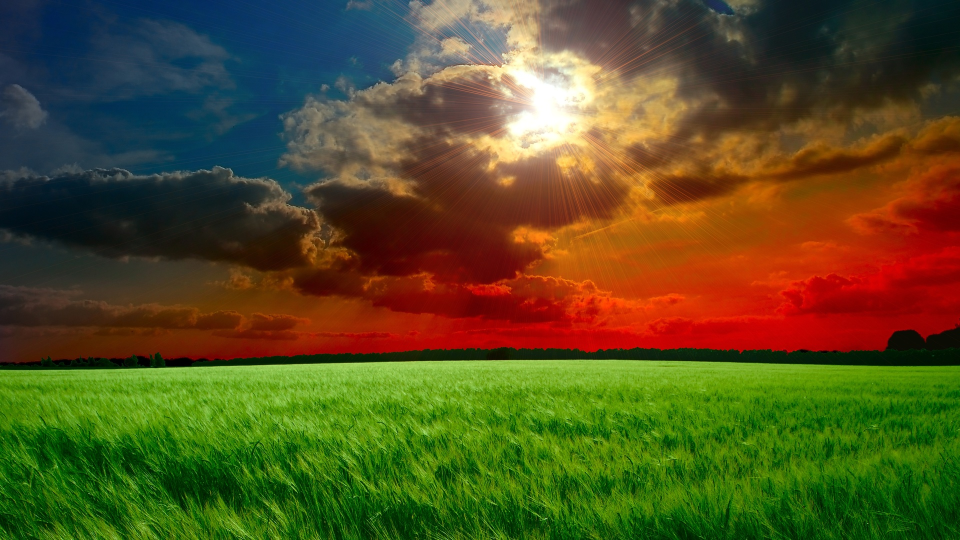
#> input picture imgs/img1.jpeg, 1920 x 1080 px, found by its file name (shown at 1/2 size)
$ python laba5.py
#> lines starting #> are read from the running program, lines starting #| are printed output that depends on the picture
from PIL import Image

# [35 lines of commented-out code are left out]


img = Image.open("/imgs/img1.jpeg")
#> img is the input picture: PIL image 1920x1080 RGB; mean R, G, B 85.3, 79.6, 33.8
# [7 lines of commented-out code are left out]

img2 = img.transpose(Image.FLIP_LEFT_RIGHT)
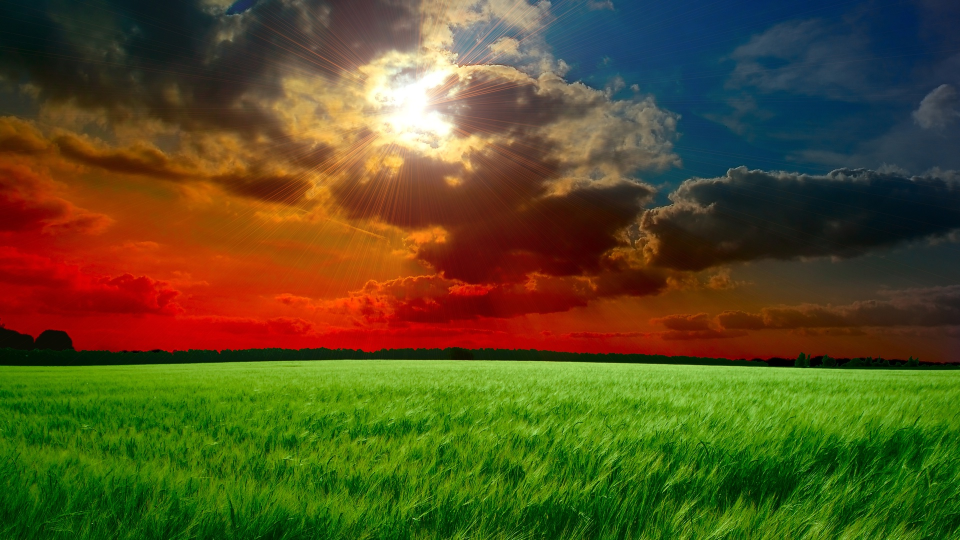
#> img2: PIL image 1920x1080 RGB (shown at 1/2 size); mean R, G, B 85.3, 79.6, 33.8
img2.show()
img3 = img.transpose(Image.FLIP_TOP_BOTTOM)
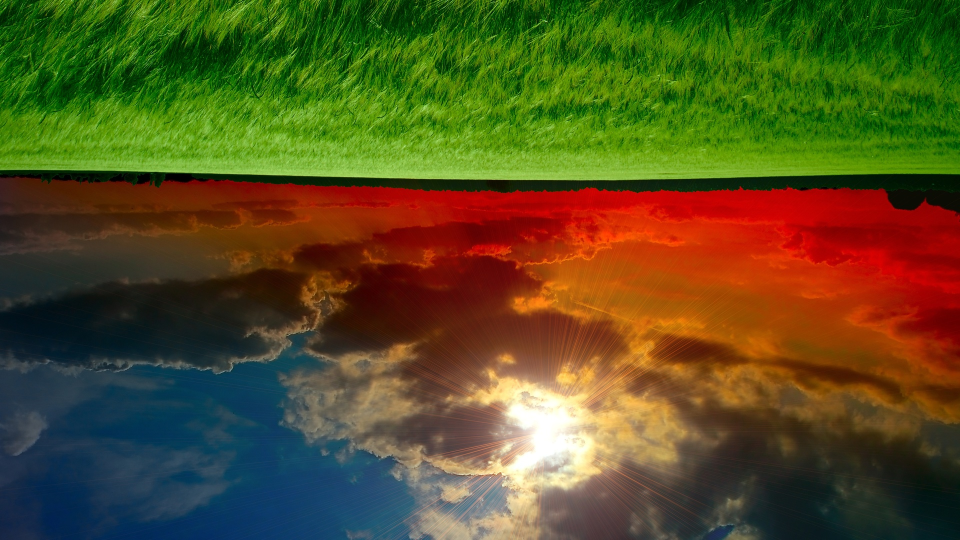
#> img3: PIL image 1920x1080 RGB (shown at 1/2 size); mean R, G, B 85.3, 79.6, 33.8
img3.show()
img4 = img.transpose(Image.ROTATE_90)
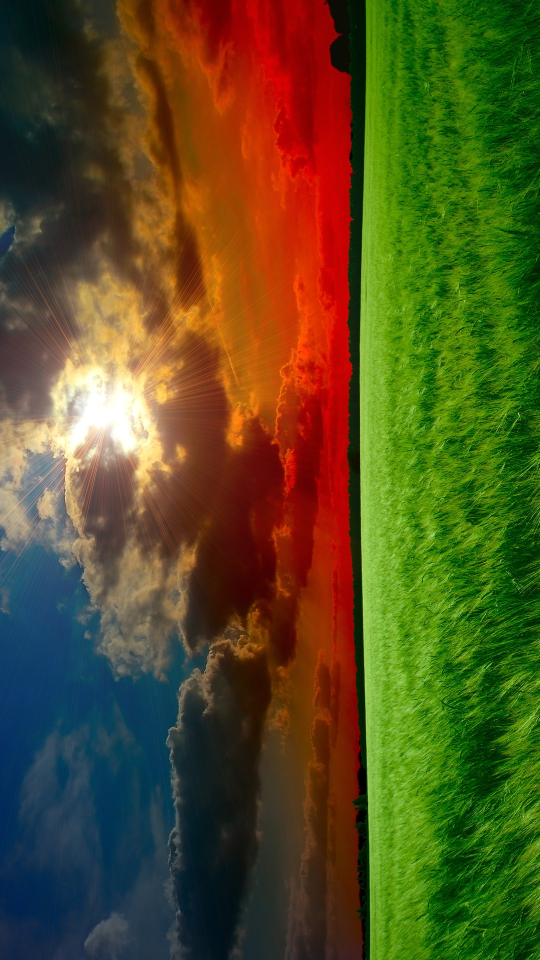
#> img4: PIL image 1080x1920 RGB (shown at 1/2 size); mean R, G, B 85.3, 79.6, 33.8
img4.show()
img5 = img.transpose(Image.ROTATE_180)
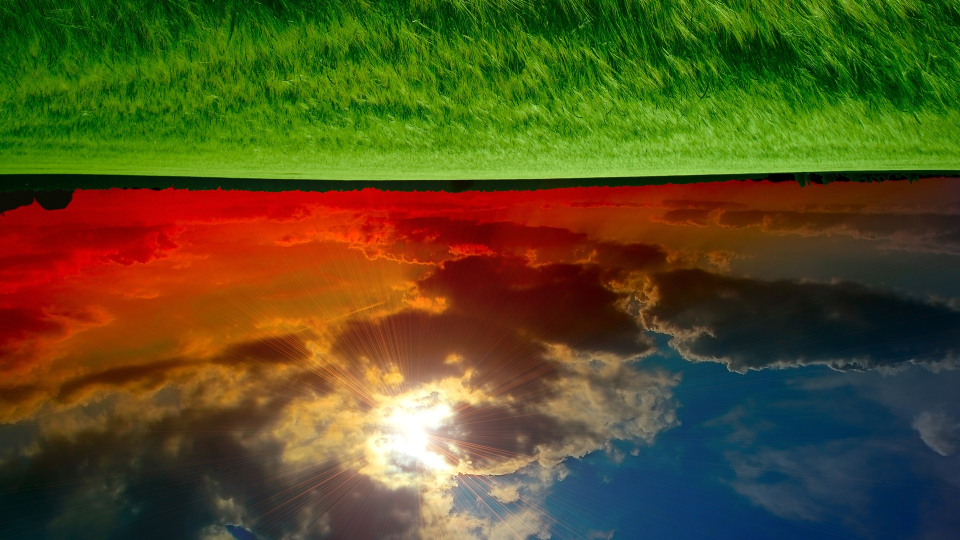
#> img5: PIL image 1920x1080 RGB (shown at 1/2 size); mean R, G, B 85.3, 79.6, 33.8
img5.show()
